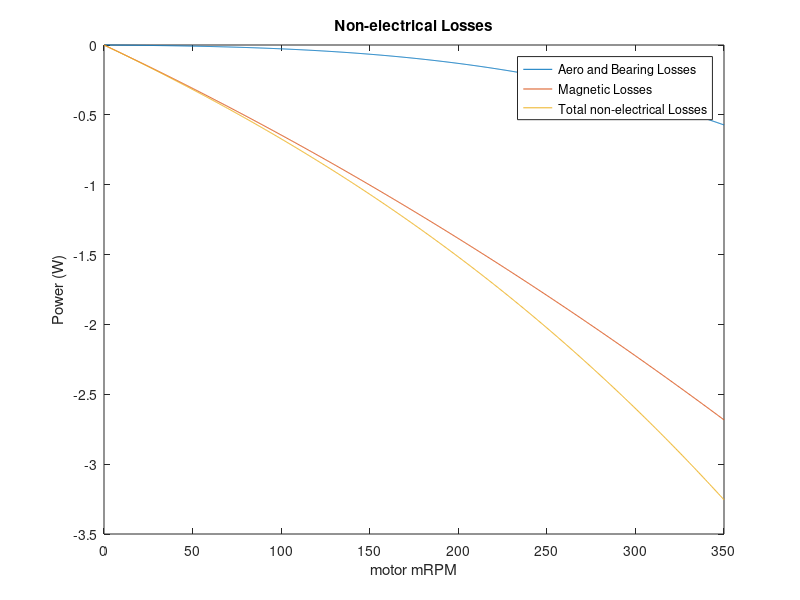

The MATLAB source for this figure: (Note: this script raises an error after producing the figure.)
clear;

%% non-electrical losses
lossPoly_aeroAndBearing = [-1.06527e-08	-6.50352e-07	-1.02305e-04	1.12781e-03];
lossPoly_eddy = [-1.11897e-08	-5.30369e-06	-6.07395e-03	3.03073e-02] - lossPoly_aeroAndBearing;
lossPoly_aeroAndBearing(end) = 0;
lossPoly_eddy(end) = 0;

figure(1);clf;
rpmVals = linspace(0,350,1000);
plot(rpmVals, polyval(lossPoly_aeroAndBearing, rpmVals),...
    'DisplayName','Aero and Bearing Losses'); hold on;
plot(rpmVals, polyval(lossPoly_eddy, rpmVals), ...
    'DisplayName','Magnetic Losses');
plot(rpmVals, polyval(lossPoly_aeroAndBearing+lossPoly_eddy,rpmVals),...
    'DisplayName','Total non-electrical Losses');
legend show;
xlabel('motor mRPM'); ylabel('Power (W)'); title('Non-electrical Losses');

%% I2R losses
NUMPOLES = 16;
% Kv = 26.16; % from 314RPM
Kv = 25.3; % reasonable efficiency, also from Jun1 data
Rs = 0.25;
% Kv = 25.35; % these were extracted from 0advance data
% Rs = 0.245;
% Kv = 26.16; % use these for speed control
% Rs = 0.37;
L = 128.65e-6;
Vf = 0.3;
Kt_Nm_A = 1/(Kv/60*2*pi);
bemf_V =    @(rpm)          rpm/Kv;
Ibus_A =    @(Vbus,D,rpm)   (Vbus.*D - bemf_V(rpm))/Rs;
i_App =     @(Vbus,D,rpm,fs_Hz) (Vbus-bemf_V(rpm)).*(D./fs_Hz)/L;
Pelec_W =   @(Vbus,D,rpm)   Ibus_A(Vbus,D,rpm).*Vbus.*D;
body_W =    @(I, D)     (1-D) * I * Vf;
I2R_W =     @(Vbus,D,rpm)   -Ibus_A(Vbus,D,rpm).^2 * Rs .* sign(Ibus_A(Vbus,D,rpm));
I2Rs_W =    @(Vbus,D,rpm,fs_Hz) -(Ibus_A(Vbus,D,rpm).^2 + i_App(Vbus,D,rpm,fs_Hz).^2/12) * ...
                                    Rs .* sign(Ibus_A(Vbus,D,rpm));

%% all losses
PlossContr_W = @(Vbus,D,rpm,fs_Hz) 0.3.*ones(size(rpm));
PlossI2R_W = @(Vbus,D,rpm,fs_Hz) abs(I2Rs_W(Vbus,D,rpm,fs_Hz));
PlossMag_W = @(rpm) -polyval(lossPoly_eddy, rpm);
PlossMech_W = @(rpm) -polyval(lossPoly_aeroAndBearing, rpm);
PlossTot_W = @(Vbus,D,rpm,fs_Hz)    PlossContr_W(Vbus,D,rpm,fs_Hz) + ...
                                    abs(PlossI2R_W(Vbus,D,rpm,fs_Hz)) + ...
                                    0*abs(body_W(Ibus_A(Vbus,D,rpm), D)) + ...
                                    PlossMag_W(rpm) + ...
                                    PlossMech_W(rpm);
Ptot_W = @(Vbus, D, rpm, fs_Hz) Pelec_W(Vbus,D,rpm) + PlossContr_W(Vbus,D,rpm,fs_Hz);
eff = @(Vbus, D, rpm, fs_Hz) 1 - abs(PlossTot_W(Vbus,D,rpm,fs_Hz) ./ Ptot_W(Vbus,D,rpm,fs_Hz));

%% motor mechanical output power
Prot_W = @(Vbus, D, rpm, fs_Hz) Ptot_W(Vbus, D, rpm, fs_Hz)-PlossTot_W(Vbus, D, rpm, fs_Hz);
torque_Nm = @(Vbus, D, rpm, fs_Hz) Prot_W(Vbus, D, rpm, fs_Hz) ./ (rpm*2*pi/60);
torque_Nm = @(Vbus, D, rpm, fs_Hz) Kt_Nm_A * Ibus_A(Vbus,D,rpm);

save('MotorLossModel','PlossContr_W','PlossI2R_W','PlossMag_W','PlossMech_W','PlossTot_W','Ptot_W','eff','Prot_W','torque_Nm');

%% plot
clf(5);clf(6);
Ds = [1,.5];
Vbuss = 12 ./ Ds;
fs_Hz = 6e3;

for i = 1:length(Ds)
    D = Ds(i);
    Vbus = Vbuss(i);
    rpmVals = linspace(0,350,1000);
    figure(6);
    p1 = subplot(3,1,1);
    plot(rpmVals, PlossContr_W(Vbus,D,rpmVals,fs_Hz), 'DisplayName','Controller losses'); hold on;
    plot(rpmVals, PlossI2R_W(Vbus,D,rpmVals,fs_Hz), 'DisplayName','Electrical losses');
    plot(rpmVals, PlossMag_W(rpmVals), 'DisplayName','Magnetic losses');
    plot(rpmVals, PlossMech_W(rpmVals), 'DisplayName','Mechanical losses');
    plot(rpmVals, PlossTot_W(Vbus,D,rpmVals,fs_Hz), 'DisplayName','Total Losses');
    plot(rpmVals, Ptot_W(Vbus,D,rpmVals,fs_Hz), 'DisplayName','Total Power');
    legend show; grid on;
    ylabel('Power (W)'); xlabel('motor rpm');
    p2 = subplot(3,1,2);
    Ptot_W_Vals = abs(Ptot_W(Vbus,D,rpmVals,fs_Hz));
    plot(rpmVals, PlossContr_W(Vbus,D,rpmVals,fs_Hz)./Ptot_W_Vals, 'DisplayName','Controller losses'); hold on;
    plot(rpmVals, PlossI2R_W(Vbus,D,rpmVals,fs_Hz)./Ptot_W_Vals, 'DisplayName','Electrical losses');
    plot(rpmVals, PlossMag_W(rpmVals)./Ptot_W_Vals, 'DisplayName','Magnetic losses');
    plot(rpmVals, PlossMech_W(rpmVals)./Ptot_W_Vals, 'DisplayName','Mechanical losses');
    plot(rpmVals, PlossTot_W(Vbus,D,rpmVals,fs_Hz)./Ptot_W_Vals, 'DisplayName','Total Losses');
    plot(rpmVals, abs(Ptot_W(Vbus,D,rpmVals,fs_Hz))./Ptot_W_Vals, 'DisplayName','Total Power');
    legend('Location','SouthWest'); grid on;
    ylabel('proportion of total power'); xlabel('motor rpm');
    ylim([0,1]);
    p3 = subplot(3,1,3);
    plot(rpmVals, eff(Vbus,D,rpmVals,1e99),'DisplayName','no current ripple'); hold on;
    plot(rpmVals, eff(Vbus,D,rpmVals,fs_Hz),'DisplayName','current ripple');
    legend show; grid on;
    ylim([0.6,1]);

    figure(5); % mitsuba plot
    IVals = Ptot_W(Vbus, D, rpmVals, fs_Hz)/(Vbus*D);
    yyaxis left
    plot(IVals, rpmVals, 'DisplayName','RPM (motor)');
    ylim([0,500]);
    yyaxis right
    plot(IVals, 100*eff(Vbus,D,rpmVals,fs_Hz),'DisplayName','efficiency (%)'); hold on;
    plot(IVals, torque_Nm(Vbus, D, rpmVals, fs_Hz)/9.81*100,'DisplayName','torque (kg.cm)');
    legend show; grid on;
    ylim([0,100]); xlim([0,18]);
end

%% plot styles
linestyles = {'-','-.','--',':'};
a = figure(6);
linkaxes(a.Children(2:2:end),'x');
for ax = a.Children(2:2:end)'
    numPlotEl = length(ax.Children);
    colors = hsv(numPlotEl/i);
    for plotElInd = 1 : numPlotEl
        color = colors(mod(plotElInd,numPlotEl/i)+1,:);
        ax.Children(plotElInd).LineStyle = linestyles{fix(plotElInd/(numPlotEl/i))+1};
        ax.Children(plotElInd).Color = colors(mod(plotElInd,numPlotEl/i)+1,:);
        fprintf('%s: %d %d %d\n',ax.Children(plotElInd).DisplayName,ax.Children(plotElInd).Color);
    end
end
subplot(3,1,1);
legend show;
subplot(3,1,2);
legend show;
subplot(3,1,3);
legend show;